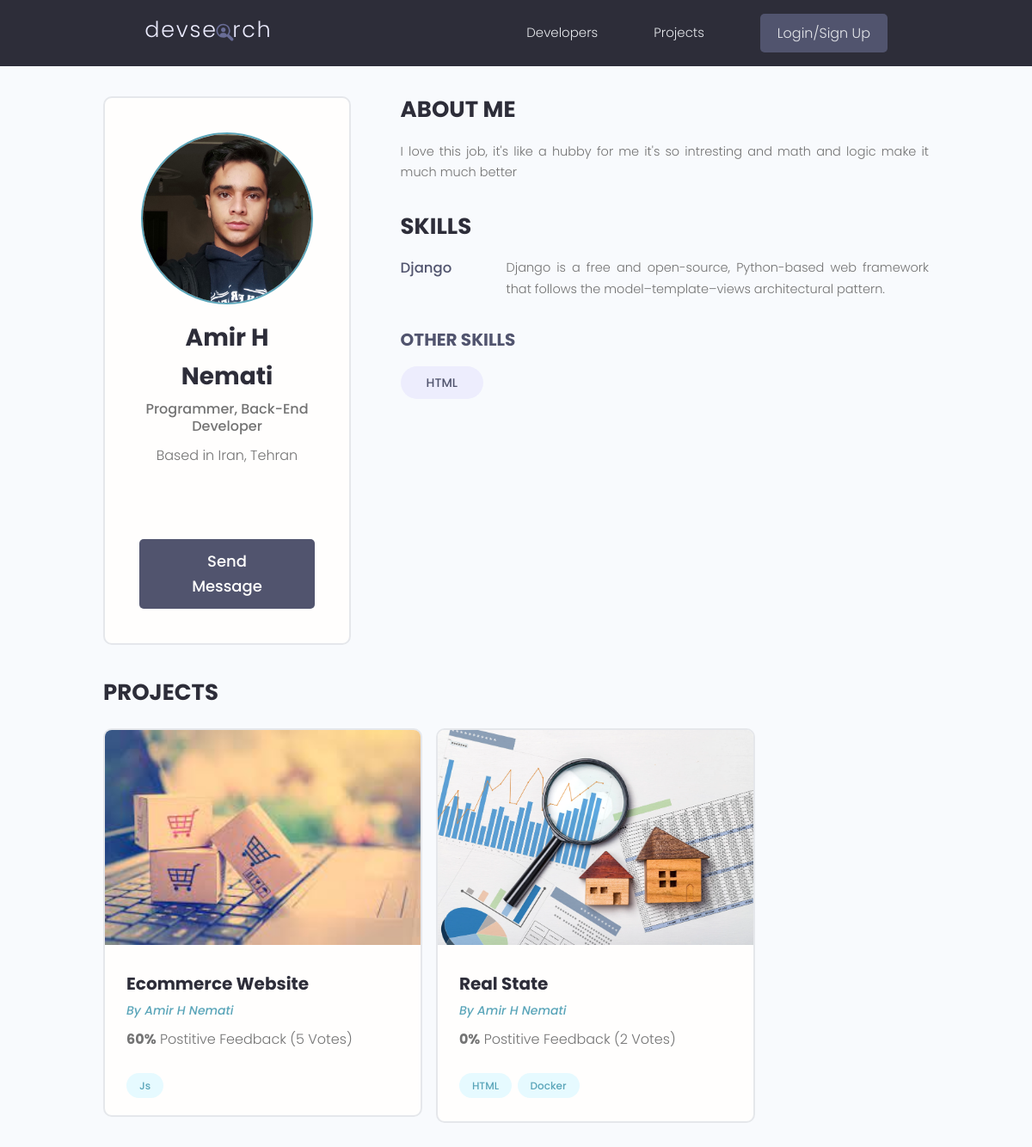
Before: /profile/bbf070ce-a992-4a1e-9f2e-f8fd674c4d95/ with the older database file.
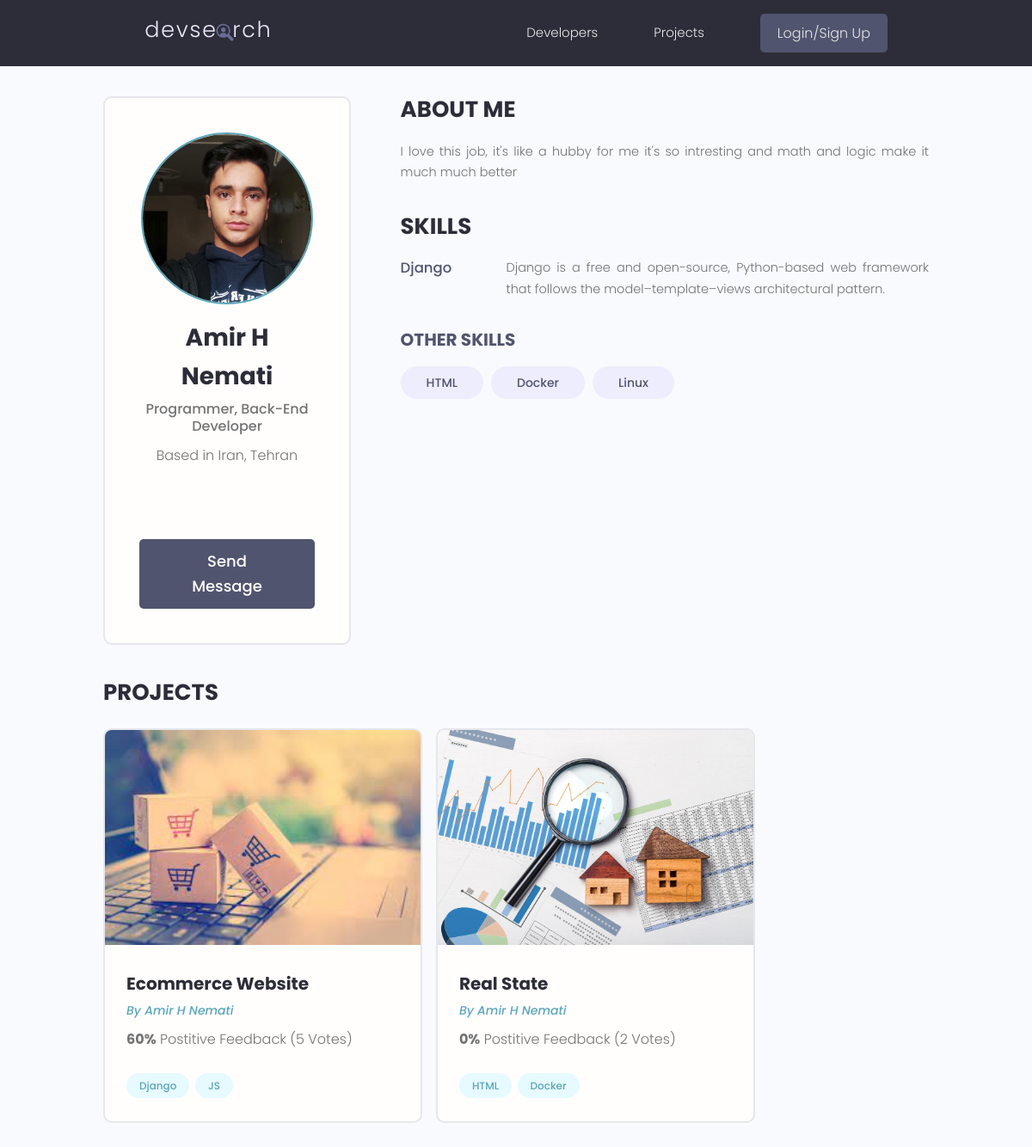
After: the same page with the newer database file.
### users/models.py (models this page shows, shortened)
class Skill(models.Model):
    owner = models.ForeignKey(Profile, null=True, blank=True,
                              on_delete=models.CASCADE)
    name = models.CharField(max_length=200, null=True, blank=True)
    description = models.TextField(null=True, blank=True)
    created = models.DateTimeField(auto_now_add=True)
    id = models.UUIDField(default=uuid.uuid4, unique=True,
                          primary_key=True, editable=False)
    def __str__(self):
        return str(self.name)

class Profile(models.Model):
    user = models.OneToOneField(User, on_delete=models.CASCADE, null=True, blank=True)
    name = models.CharField(max_length=200, null=True, blank=True)
    email = models.EmailField(max_length=200, blank=True, null=True)
    username = models.CharField(max_length=200, null=True, blank=True)
    location = models.CharField(max_length=200, null=True, blank=True)
    short_intro = models.CharField(max_length=200, blank=True, null=True)
    bio = models.TextField(blank=True, null=True)
    profile_image = models.ImageField(null=True, blank=True,
                                      upload_to='profiles/', default='profiles/user-default.png')
    social_github = models.CharField(max_length=200, blank=True, null=True)
    social_twitter = models.CharField(max_length=200, blank=True, null=True)
    social_linkedin = models.CharField(max_length=200, blank=True, null=True)
    social_website = models.CharField(max_length=200, blank=True, null=True)
    created = models.DateTimeField(auto_now_add=True)
    id = models.UUIDField(default=uuid.uuid4, unique=True,
                          primary_key=True, editable=False)
    class Meta:
        ordering = ['profile_image']
    @property
    def imageURL(self):
        try:
            url = self.profile_image.url
        except:
            url = ''
        return url

### projects/models.py (models this page shows, shortened)
class Project(models.Model):
    owner = models.ForeignKey(Profile, blank=True, null=True, on_delete=models.CASCADE)
    title = models.CharField(max_length=200)
    description = models.TextField(null=True, blank=True)
    featured_image = models.ImageField(null=True, blank=True, default='default.jpg')
    demo_link = models.CharField(max_length=2000, null=True, blank=True)
    source_link = models.CharField(max_length=2000, null=True, blank=True)
    created = models.DateTimeField(auto_now_add=True)
    tags = models.ManyToManyField('Tag', blank=True)
    vote_total = models.IntegerField(default=0, null=True, blank=True)
    vote_ratio = models.IntegerField(default=0, null=True, blank=True)
    id = models.UUIDField(default=uuid.uuid4, unique=True,
                          primary_key=True, editable=False)
    class Meta:
        ordering = ['-vote_ratio', '-vote_total']
    @property
    def imageURL(self):
        try:
            url = self.featured_image.url
        except:
            url = ''
        return url

class Tag(models.Model):
    name = models.CharField(max_length=200)
    created = models.DateTimeField(auto_now_add=True)
    id = models.UUIDField(default=uuid.uuid4, unique=True,
                          primary_key=True, editable=False)
    def __str__(self):
        return self.name

### users/views.py (the view)
# urls.py: path('profile/<str:pk>/', views.userProfile, name='user-profile'),
def userProfile(request, pk):
    profile = Profile.objects.get(id=pk)
    topSkills = profile.skill_set.exclude(description__exact='')
    otherSkills = profile.skill_set.filter(description='')
    context = {
        'profile': profile,
        'topSkills': topSkills,
        'otherSkills': otherSkills,
    }
    return render(request, 'users/user-profile.html', context)

### users/templates/users/user-profile.html (shortened to what this page needs)
{% extends 'main.html' %}
{% block content %}
  <main class="profile my-md">
    <div class="container">
      <div class="layout">
        <div class="column column--1of3">
          <div class="card text-center">
            <div class="card__body dev">
              <img class="avatar avatar--xl" src="{{profile.imageURL}}" />
              <h2 class="dev__name">{{profile.name}}</h2>
              <p class="dev__title">{{profile.short_intro}}</p>
              <p class="dev__location">Based in {{profile.location}}</p>
              <ul class="dev__social">
            </ul>
            {% if not request.user.profile == profile %}
            <a href="{% url 'create-message' profile.id %}" class="btn btn--sub btn--lg">Send Message </a>
            {% endif %}
        </div>
          </div>
        </div>
        <div class="column column--2of3">
          <div class="devInfo">
            <h3 class="devInfo__title">About Me</h3>
            <p class="devInfo__about">
              {{profile.bio}} </p>
          </div>
          <div class="devInfo">
            <h3 class="devInfo__title">Skills</h3>
            <div class="devInfo__skills">
                {% for skill in topSkills %}
              <div class="devSkill">
                <h4 class="devSkill__title">{{skill.name}}</h4>
                <p class="devSkill__info">
                {{skill.description}}
                </p>
              </div>
                {% endfor %}
              </div>
              <h3 class="devInfo__subtitle">Other Skills</h3>
              <div class="devInfo__otherSkills">
                {% for skill in otherSkills %}
                <span class="tag tag--pill tag--sub tag--lg">
                    <small>{{skill}}</small>
                </span>
                {% endfor %}
              </div>
            </div>
          </div>
          <div class="devInfo">
            <h3 class="devInfo__title">Projects</h3>
            <div class="grid grid--two">
                {% for project in profile.project_set.all %}
              <div class="column">
                <div class="card project">
                  <a href="{% url 'project' project.id %}" class="project">
                    <img class="project__thumbnail" src="{{project.imageURL}}" alt="project thumbnail" />
                    <div class="card__body">
                      <h3 class="project__title">{{project.title}}</h3>
                      <p><a class="project__author" href="{% url 'user-profile' project.owner.id %}">By {{project.owner.name}}</a></p>
                      <p class="project--rating">
                        <span style="font-weight: bold;">{{project.vote_ratio}}%</span> Postitive
                        Feedback ({{project.vote_total}} Vote{{project.vote_total|pluralize:'s'}})
                      </p>
                      <div class="project__tags">
                        {% for tag in project.tags.all %}
                        <span class="tag tag--pill tag--main">
                          <small>{{tag}}</small>
                        </span>
                        {% endfor %}
                      </div>
                    </div>
                  </a>
                </div>
              </div>
              {% endfor %}
            </div>
          </div>
        </div>
      </div>
  </main>
{% endblock %}

Changed rows visible on the page:
now on this page (row edited): Skill: name "Docker", shown under "OTHER SKILLS"
added Skill: name "Linux", shown under "OTHER SKILLS"
changed Project "Ecommerce Website": loses Tag (name "Js")
added Tag: name "Django", shown under Project "Ecommerce Website"
added Tag: name "JS", shown under Project "Ecommerce Website"
